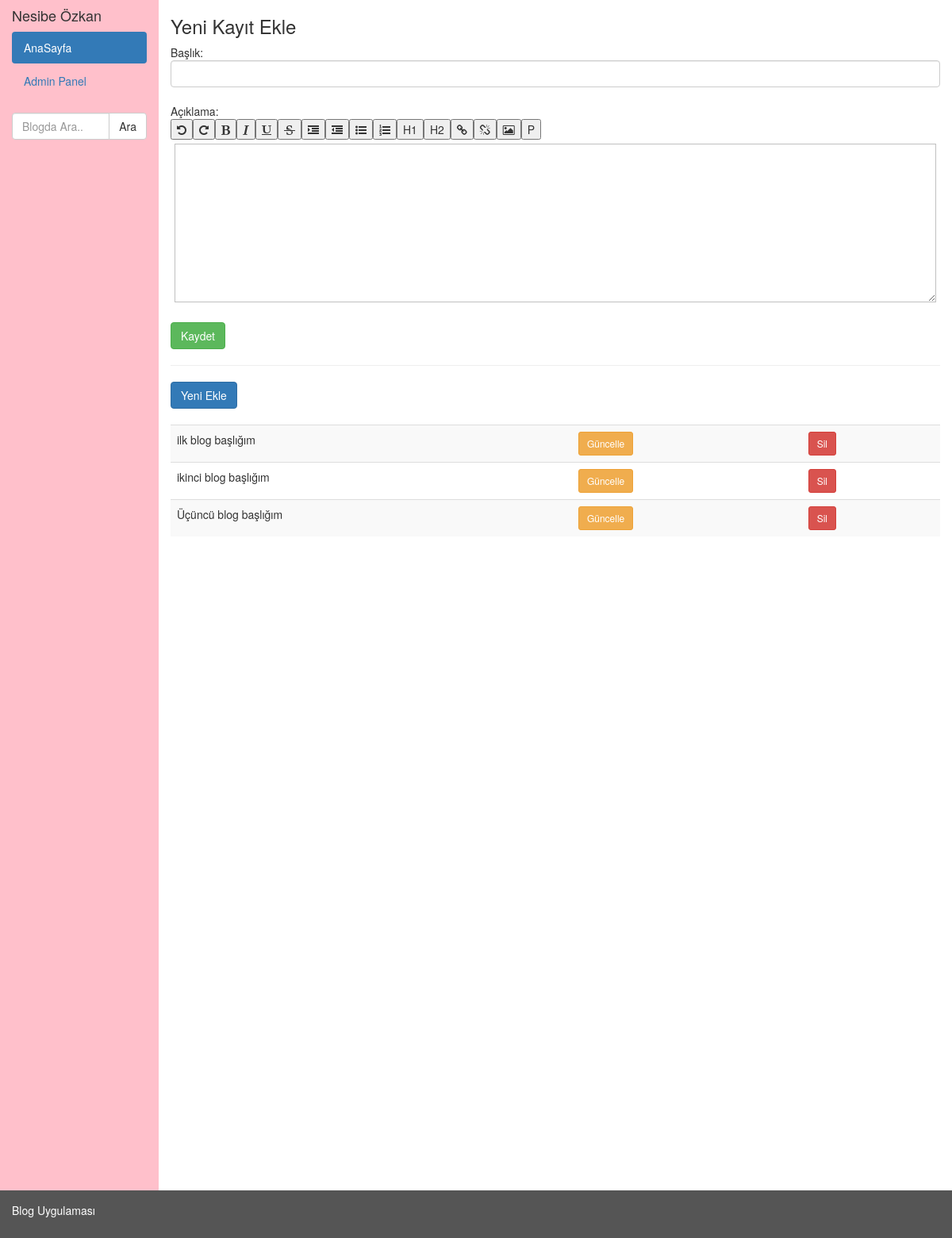
The app's page /admin.php (signed in) with its own data.
### tables this page shows
CREATE TABLE blog(
  blog_id  int(11) NOT NULL PRIMARY KEY AUTO_INCREMENT,
  baslik   varchar(300) NOT NULL,
  yazi     LONGTEXT NOT NULL,
  tarih    timestamp DEFAULT CURRENT_TIMESTAMP,
  uye_id   int NOT NULL,
  FOREIGN KEY (uye_id) REFERENCES uye(uye_id)
);

### admin.php (the view, shortened to what this page needs)
<?php
include('db_baglanti.php');
if (isset($_GET['guncelle'])) {
    $stmt = $db->prepare("SELECT * FROM blog WHERE blog_id=?");
    $stmt->bind_param("i", $_GET['guncelle']);
    $stmt->execute();
    $sonuc = $stmt->get_result();
    $row   = $sonuc->fetch_array();
  $cikti = '<h3>Kayıt güncelle</h3>
  <form method="post" action="admin.php">
  <input type="hidden" name="blog_id" value="' . $row['blog_id'] . '"/>
  Başlık: <input type="text" class="form-control" name="baslik" value="' . $row['baslik'] . '" required>
  <br>Açıklama:<br>
  <textarea class="form-control" rows="5" name="yazi" id="yazi">' . $row['yazi'] . '</textarea>
  <br><input type="submit" name="guncelle" class="btn btn-success" value="Kaydet">
  </form>
  <script> var editorId = \'yazi\';</script>
  <script src=\'editor.js\'></script>';
    $stmt->close();
} else {
   $cikti = '<h3>Yeni Kayıt Ekle</h3>
   <form method="post" action="admin.php">
   Başlık: <input class="form-control" type="text" name="baslik" required>
  <br>Açıklama:<br>
   <textarea class="form-control" rows="5" name="yazi" id="yazi"></textarea>
   <br><input type="submit" name="ekle" class="btn btn-success" value="Kaydet">
  </form>
  <script> var editorId = \'yazi\';</script>
  <script src=\'editor.js\'></script>';
}
$blog = $db->prepare("SELECT * FROM blog");
$blog->execute();
$blog_sonuc = $blog->get_result();
$cikti .= '<hr><a href="admin.php" class="btn btn-primary">Yeni Ekle</a><br><br>
<table class="table table-striped table-hover">';
while ($row = $blog_sonuc->fetch_array()) {
  $cikti .= "<tr>
  <td>{$row['baslik']}</td>
  <td><a href='?guncelle={$row['blog_id']}' class='btn btn-sm btn-warning'>Güncelle</a></td>
  <td><a href='?sil={$row['blog_id']}' class='btn btn-sm btn-danger' onclick=\"return confirm('Silinsin mi?')\"> Sil</a></td>
  </tr>\n";
}
$cikti .= '</table>';
include('ana_sablon.php');
?>

### records on screen
blog: baslik "ilk blog başlığım"
blog: baslik "ikinci blog başlığım"
blog: baslik "Üçüncü blog başlığım"
